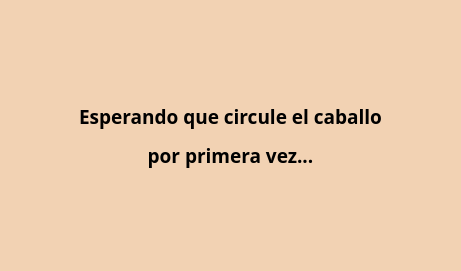
<?xml version="1.0" encoding="UTF-8"?>
<ui version="4.0">
 <class>ventana_esperando</class>
 <widget class="QDialog" name="ventana_esperando">
  <property name="geometry">
   <rect>
    <x>0</x>
    <y>0</y>
    <width>461</width>
    <height>271</height>
   </rect>
  </property>
  <property name="minimumSize">
   <size>
    <width>310</width>
    <height>100</height>
   </size>
  </property>
  <property name="maximumSize">
   <size>
    <width>500</width>
    <height>500</height>
   </size>
  </property>
  <property name="windowTitle">
   <string>Esperando...</string>
  </property>
  <widget class="QLabel" name="fondo_esperando">
   <property name="geometry">
    <rect>
     <x>0</x>
     <y>0</y>
     <width>461</width>
     <height>271</height>
    </rect>
   </property>
   <property name="styleSheet">
    <string notr="true">background-color: rgb(242, 210, 179);
color: rgb(0, 0, 0);</string>
   </property>
   <property name="text">
    <string/>
   </property>
   <property name="scaledContents">
    <bool>true</bool>
   </property>
  </widget>
  <widget class="QWidget" name="verticalLayoutWidget">
   <property name="geometry">
    <rect>
     <x>0</x>
     <y>100</y>
     <width>461</width>
     <height>71</height>
    </rect>
   </property>
   <layout class="QVBoxLayout" name="verticalLayout">
    <item>
     <widget class="QLabel" name="titulo_esperando">
      <property name="font">
       <font>
        <family>AcadEref</family>
        <pointsize>14</pointsize>
        <weight>75</weight>
        <italic>false</italic>
        <bold>true</bold>
       </font>
      </property>
      <property name="styleSheet">
       <string notr="true">color: rgb(0,0,0);
font: bold 14pt &quot;AcadEref&quot;;</string>
      </property>
      <property name="text">
       <string>Esperando que circule el caballo</string>
      </property>
      <property name="alignment">
       <set>Qt::AlignCenter</set>
      </property>
     </widget>
    </item>
    <item>
     <widget class="QLabel" name="titulo_esperando_2">
      <property name="font">
       <font>
        <family>AcadEref</family>
        <pointsize>14</pointsize>
        <weight>75</weight>
        <italic>false</italic>
        <bold>true</bold>
       </font>
      </property>
      <property name="styleSheet">
       <string notr="true">color: rgb(0,0,0);
font: bold 14pt &quot;AcadEref&quot;;</string>
      </property>
      <property name="text">
       <string>por primera vez...</string>
      </property>
      <property name="alignment">
       <set>Qt::AlignCenter</set>
      </property>
     </widget>
    </item>
   </layout>
  </widget>
 </widget>
 <resources/>
 <connections/>
</ui>
